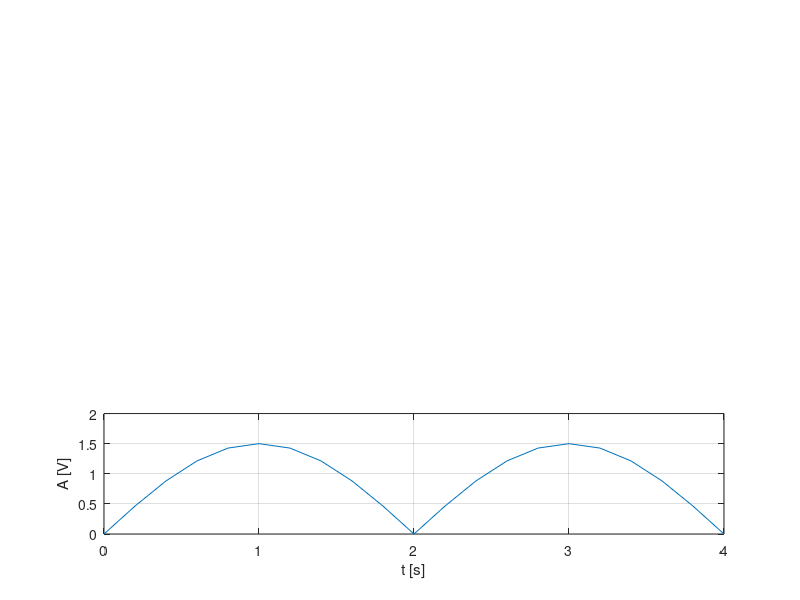

Write the MATLAB code that produced this figure.
%200ms
t=0:0.2:4;
f=0.25;
y=2*pi*f;
s=1.5*abs(sin(y*t));
subplot(3,1,3)
plot(t,s),grid,xlabel('t [s]'),ylabel('A [V]');